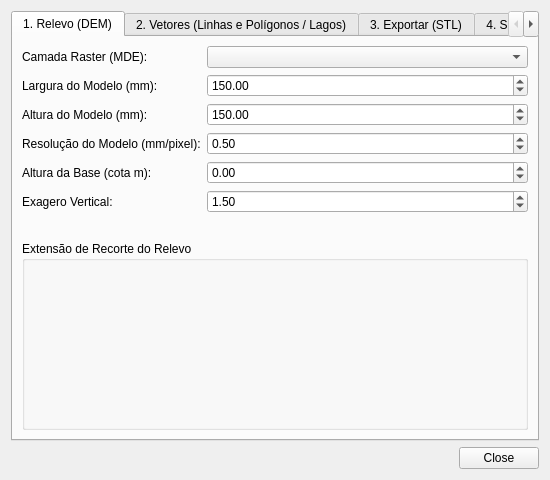
<?xml version="1.0" encoding="UTF-8"?>
<ui version="4.0">
 <class>DemToTactileDialogBase</class>
 <widget class="QDialog" name="DemToTactileDialogBase">
  <property name="geometry">
   <rect>
    <x>0</x>
    <y>0</y>
    <width>550</width>
    <height>480</height>
   </rect>
  </property>
  <property name="windowTitle">
   <string>DEM to Tactile 3D</string>
  </property>
  <layout class="QVBoxLayout" name="verticalLayout">
   <item>
    <widget class="QTabWidget" name="tabWidget">
     <property name="currentIndex">
      <number>0</number>
     </property>
     <widget class="QWidget" name="tabTerrain">
      <attribute name="title">
       <string>1. Relevo (DEM)</string>
      </attribute>
      <layout class="QVBoxLayout" name="verticalLayout_2">
       <item>
        <layout class="QFormLayout" name="formLayout">
         <item row="0" column="0">
          <widget class="QLabel" name="label">
           <property name="text">
            <string>Camada Raster (MDE):</string>
           </property>
          </widget>
         </item>
         <item row="0" column="1">
          <widget class="QgsMapLayerComboBox" name="mRasterLayerComboBox"/>
         </item>
         <item row="1" column="0">
          <widget class="QLabel" name="label_2">
           <property name="text">
            <string>Largura do Modelo (mm):</string>
           </property>
          </widget>
         </item>
         <item row="1" column="1">
          <widget class="QDoubleSpinBox" name="mWidthSpinBox">
           <property name="minimum">
            <double>10.0</double>
           </property>
           <property name="maximum">
            <double>2000.0</double>
           </property>
           <property name="value">
            <double>150.0</double>
           </property>
          </widget>
         </item>
         <item row="2" column="0">
          <widget class="QLabel" name="label_3">
           <property name="text">
            <string>Altura do Modelo (mm):</string>
           </property>
          </widget>
         </item>
         <item row="2" column="1">
          <widget class="QDoubleSpinBox" name="mHeightSpinBox">
           <property name="minimum">
            <double>10.0</double>
           </property>
           <property name="maximum">
            <double>2000.0</double>
           </property>
           <property name="value">
            <double>150.0</double>
           </property>
          </widget>
         </item>
         <item row="3" column="0">
          <widget class="QLabel" name="label_4">
           <property name="text">
            <string>Resolução do Modelo (mm/pixel):</string>
           </property>
          </widget>
         </item>
         <item row="3" column="1">
          <widget class="QDoubleSpinBox" name="mResSpinBox">
           <property name="singleStep">
            <double>0.1</double>
           </property>
           <property name="value">
            <double>0.5</double>
           </property>
          </widget>
         </item>
         <item row="4" column="0">
          <widget class="QLabel" name="label_5">
           <property name="text">
            <string>Altura da Base (cota m):</string>
           </property>
          </widget>
         </item>
         <item row="4" column="1">
          <widget class="QDoubleSpinBox" name="mBaseHeightSpinBox">
           <property name="minimum">
            <double>-10000.0</double>
           </property>
           <property name="maximum">
            <double>10000.0</double>
           </property>
           <property name="value">
            <double>0.0</double>
           </property>
          </widget>
         </item>
         <item row="5" column="0">
          <widget class="QLabel" name="label_6">
           <property name="text">
            <string>Exagero Vertical:</string>
           </property>
          </widget>
         </item>
         <item row="5" column="1">
          <widget class="QDoubleSpinBox" name="mExaggerationSpinBox">
           <property name="minimum">
            <double>0.1</double>
           </property>
           <property name="value">
            <double>1.5</double>
           </property>
          </widget>
         </item>
        </layout>
       </item>
       <item>
        <widget class="QGroupBox" name="mExtentGroupBox">
         <property name="title">
          <string>Extensão de Recorte do Relevo</string>
         </property>
         <layout class="QVBoxLayout" name="verticalLayout_4">
          <item>
           <widget class="QgsExtentWidget" name="mExtentWidget"/>
          </item>
         </layout>
        </widget>
       </item>
      </layout>
     </widget>
     <widget class="QWidget" name="tabVectors">
      <attribute name="title">
       <string>2. Vetores (Linhas e Polígonos / Lagos)</string>
      </attribute>
      <layout class="QVBoxLayout" name="verticalLayout_3">
       <item>
        <widget class="QLabel" name="label_7">
         <property name="text">
          <string>Adicione camadas vetoriais (linhas como trilhas/rios ou polígonos como lagos/lagoas):</string>
         </property>
        </widget>
       </item>
       <item>
        <widget class="QTableWidget" name="mVectorTable">
         <property name="columnCount">
          <number>4</number>
         </property>
         <column>
          <property name="text">
           <string>Camada Vetorial</string>
          </property>
         </column>
         <column>
          <property name="text">
           <string>Efeito Tátil</string>
          </property>
         </column>
         <column>
          <property name="text">
           <string>Buffer (Metros)</string>
          </property>
         </column>
         <column>
          <property name="text">
           <string>Altura/Prof. (mm)</string>
          </property>
         </column>
        </widget>
       </item>
       <item>
        <layout class="QHBoxLayout" name="horizontalLayout_2">
         <item>
          <widget class="QPushButton" name="mAddVectorButton">
           <property name="text">
            <string>Adicionar Camada</string>
           </property>
          </widget>
         </item>
         <item>
          <widget class="QPushButton" name="mRemoveVectorButton">
           <property name="text">
            <string>Remover Selecionada</string>
           </property>
          </widget>
         </item>
        </layout>
       </item>
      </layout>
     </widget>
     <widget class="QWidget" name="tabExport">
      <attribute name="title">
       <string>3. Exportar (STL)</string>
      </attribute>
      <layout class="QVBoxLayout" name="verticalLayout_5">
       <item>
        <layout class="QFormLayout" name="formLayout_2">
         <item row="0" column="0">
          <widget class="QLabel" name="label_8">
           <property name="text">
            <string>Salvar Arquivo STL em:</string>
           </property>
          </widget>
         </item>
         <item row="0" column="1">
          <widget class="QgsFileWidget" name="mFileWidget">
           <property name="dialogTitle">
            <string>Salvar Modelo STL</string>
           </property>
           <property name="filter">
            <string>Arquivos STL (*.stl)</string>
           </property>
           <property name="storageMode">
            <enum>QgsFileWidget::SaveFile</enum>
           </property>
          </widget>
         </item>
        </layout>
       </item>
       <item>
        <spacer name="verticalSpacer">
         <property name="orientation">
          <enum>Qt::Vertical</enum>
         </property>
         <property name="sizeHint" stdset="0">
          <size>
           <width>20</width>
           <height>150</height>
          </size>
         </property>
        </spacer>
       </item>
       <item>
        <widget class="QProgressBar" name="mProgressBar">
         <property name="value">
          <number>0</number>
         </property>
         <property name="alignment">
          <set>Qt::AlignCenter</set>
         </property>
        </widget>
       </item>
       <item>
        <widget class="QPushButton" name="mGenerateButton">
         <property name="minimumSize">
          <size>
           <width>0</width>
           <height>45</height>
          </size>
         </property>
         <property name="font">
          <font>
           <weight>75</weight>
           <bold>true</bold>
          </font>
         </property>
         <property name="text">
          <string>GERAR MODELO 3D TÁTIL (STL)</string>
         </property>
        </widget>
       </item>
      </layout>
     </widget>
     <widget class="QWidget" name="tabAbout">
      <attribute name="title">
       <string>4. Sobre</string>
      </attribute>
      <layout class="QVBoxLayout" name="verticalLayout_6">
       <item>
        <layout class="QHBoxLayout" name="horizontalLayout_logo">
          <item>
           <spacer name="horizontalSpacer_left">
            <property name="orientation">
             <enum>Qt::Horizontal</enum>
            </property>
            <property name="sizeHint" stdset="0">
             <size>
              <width>20</width>
              <height>20</height>
             </size>
            </property>
           </spacer>
          </item>
          <item>
           <widget class="QLabel" name="labelLogo">
            <property name="minimumSize">
             <size>
              <width>240</width>
              <height>88</height>
             </size>
            </property>
            <property name="maximumSize">
             <size>
              <width>240</width>
              <height>88</height>
             </size>
            </property>
            <property name="text">
             <string/>
            </property>
            <property name="scaledContents">
             <bool>true</bool>
            </property>
            <property name="alignment">
             <set>Qt::AlignCenter</set>
            </property>
           </widget>
          </item>
          <item>
           <spacer name="horizontalSpacer_middle">
            <property name="orientation">
             <enum>Qt::Horizontal</enum>
            </property>
            <property name="sizeHint" stdset="0">
             <size>
              <width>30</width>
              <height>20</height>
             </size>
            </property>
           </spacer>
          </item>
          <item>
           <widget class="QLabel" name="labelLogoAnthropic">
            <property name="minimumSize">
             <size>
              <width>88</width>
              <height>88</height>
             </size>
            </property>
            <property name="maximumSize">
             <size>
              <width>88</width>
              <height>88</height>
             </size>
            </property>
            <property name="text">
             <string/>
            </property>
            <property name="scaledContents">
             <bool>true</bool>
            </property>
            <property name="alignment">
             <set>Qt::AlignCenter</set>
            </property>
           </widget>
          </item>
          <item>
           <spacer name="horizontalSpacer_right">
            <property name="orientation">
             <enum>Qt::Horizontal</enum>
            </property>
            <property name="sizeHint" stdset="0">
             <size>
              <width>20</width>
              <height>20</height>
             </size>
            </property>
           </spacer>
          </item>
        </layout>
       </item>
       <item>
        <widget class="QLabel" name="labelAboutTitle">
         <property name="font">
          <font>
           <pointsize>12</pointsize>
           <weight>75</weight>
           <bold>true</bold>
          </font>
         </property>
         <property name="text">
          <string>DEM to Tactile 3D — Geolab / AnthropicGeo</string>
         </property>
         <property name="alignment">
          <set>Qt::AlignCenter</set>
         </property>
        </widget>
       </item>
       <item>
                 <widget class="QLabel" name="labelAboutDesc">
          <property name="text">
           <string>&lt;html&gt;&lt;body&gt;
&lt;p align=&quot;justify&quot; style=&quot;margin-bottom:8px;&quot;&gt;Este complemento foi desenvolvido pelo &lt;b&gt;Geolab&lt;/b&gt; (Laboratório de Geoprocessamento da UDESC, Câmpus do Itacorubi - Florianópolis, do Departamento de Geografia) em parceria com a &lt;b&gt;AnthropicGeo&lt;/b&gt;, uma startup focada em soluções geotecnológicas, nascida a partir deste laboratório.&lt;/p&gt;
&lt;p align=&quot;justify&quot; style=&quot;margin-bottom:8px;&quot;&gt;O principal objetivo do plugin é &lt;b&gt;ajudar no ensino da geografia física&lt;/b&gt; e proporcionar uma rica &lt;b&gt;exploração sensorial tridimensional através de prototipagens táteis&lt;/b&gt;, convertendo Modelos Digitais de Elevação (MDE/raster) e dados vetoriais (como trilhas, hidrografia e limites) em maquetes físicas tridimensionais (STL) perfeitamente sólidas e prontas para impressão 3D.&lt;/p&gt;
&lt;p align=&quot;justify&quot; style=&quot;margin-bottom:8px;&quot;&gt;Ao esculpir e extrudar de forma convexa e arredondada as trilhas e caminhos, ou deprimir de forma plana e nítida as massas d'água, o modelo resultante gera geometrias fechadas e manifold, otimizadas para fatiamento e impressão 3D, com fidelidade topológica ao dado de origem.&lt;/p&gt;
&lt;p align=&quot;center&quot; style=&quot;margin-top:12px; color:#00c853;&quot;&gt;&lt;b&gt;&lt;i&gt;Processamento geoespacial aplicado à manufatura aditiva.&lt;/i&gt;&lt;/b&gt;&lt;/p&gt;
&lt;/body&gt;&lt;/html&gt;</string>
          </property>
          <property name="wordWrap">
           <bool>true</bool>
          </property>
         </widget>
       </item>
       <item>
        <spacer name="verticalSpacer_about">
         <property name="orientation">
          <enum>Qt::Vertical</enum>
         </property>
         <property name="sizeHint" stdset="0">
          <size>
           <width>20</width>
           <height>40</height>
          </size>
         </property>
        </spacer>
       </item>
      </layout>
     </widget>
    </widget>
   </item>
   <item>
    <layout class="QHBoxLayout" name="horizontalLayout">
     <item>
      <widget class="QDialogButtonBox" name="buttonBox">
       <property name="orientation">
        <enum>Qt::Horizontal</enum>
       </property>
       <property name="standardButtons">
        <set>QDialogButtonBox::Close</set>
       </property>
      </widget>
     </item>
    </layout>
   </item>
  </layout>
 </widget>
 <customwidgets>
  <customwidget>
   <class>QgsExtentWidget</class>
   <extends>QWidget</extends>
   <header>qgsextentwidget.h</header>
  </customwidget>
  <customwidget>
   <class>QgsFileWidget</class>
   <extends>QWidget</extends>
   <header>qgsfilewidget.h</header>
  </customwidget>
  <customwidget>
   <class>QgsMapLayerComboBox</class>
   <extends>QComboBox</extends>
   <header>qgsmaplayercombobox.h</header>
  </customwidget>
 </customwidgets>
 <resources/>
 <connections>
  <connection>
   <sender>buttonBox</sender>
   <signal>rejected()</signal>
   <receiver>DemToTactileDialogBase</receiver>
   <slot>reject()</slot>
   <hints>
    <hint type="sourcelabel">
     <x>316</x>
     <y>260</y>
    </hint>
    <hint type="destinationlabel">
     <x>286</x>
     <y>274</y>
    </hint>
   </hints>
  </connection>
 </connections>
</ui>
